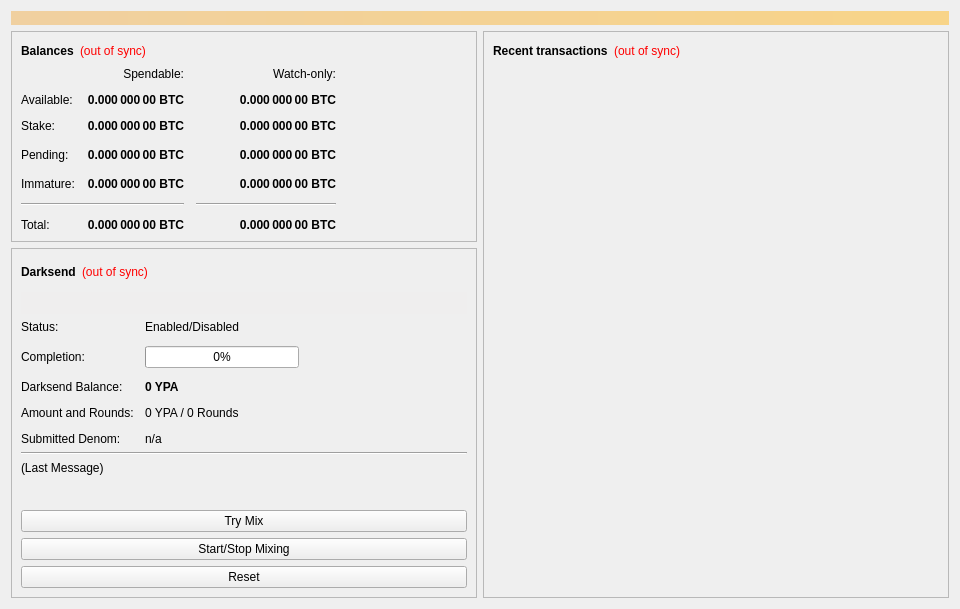
<?xml version="1.0" encoding="UTF-8"?>
<ui version="4.0">
 <class>OverviewPage</class>
 <widget class="QWidget" name="OverviewPage">
  <property name="geometry">
   <rect>
    <x>0</x>
    <y>0</y>
    <width>960</width>
    <height>594</height>
   </rect>
  </property>
  <property name="minimumSize">
   <size>
    <width>960</width>
    <height>0</height>
   </size>
  </property>
  <property name="windowTitle">
   <string>Form</string>
  </property>
  <layout class="QVBoxLayout" name="topLayout">
   <item>
    <widget class="QLabel" name="labelAlerts">
     <property name="visible">
      <bool>false</bool>
     </property>
     <property name="styleSheet">
      <string notr="true">background-color: qlineargradient(x1: 0, y1: 0, x2: 1, y2: 0, stop:0 #F0D0A0, stop:1 #F8D488); color:#000000;</string>
     </property>
     <property name="wordWrap">
      <bool>true</bool>
     </property>
     <property name="margin">
      <number>3</number>
     </property>
    </widget>
   </item>
   <item>
    <layout class="QHBoxLayout" name="horizontalLayout" stretch="1,1">
     <item>
      <layout class="QVBoxLayout" name="verticalLayout_2">
       <item>
        <widget class="QFrame" name="frame">
         <property name="frameShape">
          <enum>QFrame::StyledPanel</enum>
         </property>
         <property name="frameShadow">
          <enum>QFrame::Raised</enum>
         </property>
         <layout class="QVBoxLayout" name="verticalLayout_4">
          <item>
           <layout class="QHBoxLayout" name="horizontalLayout_4">
            <item>
             <widget class="QLabel" name="label_5">
              <property name="font">
               <font>
                <weight>75</weight>
                <bold>true</bold>
               </font>
              </property>
              <property name="text">
               <string>Balances</string>
              </property>
             </widget>
            </item>
            <item>
             <widget class="QLabel" name="labelWalletStatus">
              <property name="cursor">
               <cursorShape>WhatsThisCursor</cursorShape>
              </property>
              <property name="toolTip">
               <string>The displayed information may be out of date. Your wallet automatically synchronizes with the YeePayssetsAssets network after a connection is established, but this process has not completed yet.</string>
              </property>
              <property name="styleSheet">
               <string notr="true">QLabel { color: red; }</string>
              </property>
              <property name="text">
               <string notr="true">(out of sync)</string>
              </property>
              <property name="alignment">
               <set>Qt::AlignLeading|Qt::AlignLeft|Qt::AlignVCenter</set>
              </property>
             </widget>
            </item>
            <item>
             <spacer name="horizontalSpacer_3">
              <property name="orientation">
               <enum>Qt::Horizontal</enum>
              </property>
              <property name="sizeHint" stdset="0">
               <size>
                <width>40</width>
                <height>20</height>
               </size>
              </property>
             </spacer>
            </item>
           </layout>
          </item>
          <item>
           <layout class="QGridLayout" name="gridLayout">
            <property name="spacing">
             <number>12</number>
            </property>
            <item row="3" column="2">
             <widget class="QLabel" name="labelWatchPending">
              <property name="font">
               <font>
                <weight>75</weight>
                <bold>true</bold>
               </font>
              </property>
              <property name="cursor">
               <cursorShape>IBeamCursor</cursorShape>
              </property>
              <property name="toolTip">
               <string>Unconfirmed transactions to watch-only addresses</string>
              </property>
              <property name="text">
               <string notr="true">0.000 000 00 BTC</string>
              </property>
              <property name="alignment">
               <set>Qt::AlignRight|Qt::AlignTrailing|Qt::AlignVCenter</set>
              </property>
              <property name="textInteractionFlags">
               <set>Qt::LinksAccessibleByMouse|Qt::TextSelectableByKeyboard|Qt::TextSelectableByMouse</set>
              </property>
             </widget>
            </item>
            <item row="3" column="1">
             <widget class="QLabel" name="labelUnconfirmed">
              <property name="font">
               <font>
                <weight>75</weight>
                <bold>true</bold>
               </font>
              </property>
              <property name="cursor">
               <cursorShape>IBeamCursor</cursorShape>
              </property>
              <property name="toolTip">
               <string>Total of transactions that have yet to be confirmed, and do not yet count toward the spendable balance</string>
              </property>
              <property name="text">
               <string notr="true">0.000 000 00 BTC</string>
              </property>
              <property name="alignment">
               <set>Qt::AlignRight|Qt::AlignTrailing|Qt::AlignVCenter</set>
              </property>
              <property name="textInteractionFlags">
               <set>Qt::LinksAccessibleByMouse|Qt::TextSelectableByKeyboard|Qt::TextSelectableByMouse</set>
              </property>
             </widget>
            </item>
            <item row="4" column="2">
             <widget class="QLabel" name="labelWatchImmature">
              <property name="font">
               <font>
                <weight>75</weight>
                <bold>true</bold>
               </font>
              </property>
              <property name="cursor">
               <cursorShape>IBeamCursor</cursorShape>
              </property>
              <property name="toolTip">
               <string>Mined balance in watch-only addresses that has not yet matured</string>
              </property>
              <property name="text">
               <string notr="true">0.000 000 00 BTC</string>
              </property>
              <property name="alignment">
               <set>Qt::AlignRight|Qt::AlignTrailing|Qt::AlignVCenter</set>
              </property>
              <property name="textInteractionFlags">
               <set>Qt::LinksAccessibleByMouse|Qt::TextSelectableByKeyboard|Qt::TextSelectableByMouse</set>
              </property>
             </widget>
            </item>
            <item row="5" column="0" colspan="2">
             <widget class="Line" name="lineSpendableBalance">
              <property name="orientation">
               <enum>Qt::Horizontal</enum>
              </property>
             </widget>
            </item>
            <item row="5" column="2">
             <widget class="Line" name="lineWatchBalance">
              <property name="sizePolicy">
               <sizepolicy hsizetype="Preferred" vsizetype="Fixed">
                <horstretch>0</horstretch>
                <verstretch>0</verstretch>
               </sizepolicy>
              </property>
              <property name="minimumSize">
               <size>
                <width>140</width>
                <height>0</height>
               </size>
              </property>
              <property name="orientation">
               <enum>Qt::Horizontal</enum>
              </property>
             </widget>
            </item>
            <item row="6" column="0">
             <widget class="QLabel" name="labelTotalText">
              <property name="text">
               <string>Total:</string>
              </property>
             </widget>
            </item>
            <item row="4" column="1">
             <widget class="QLabel" name="labelImmature">
              <property name="font">
               <font>
                <weight>75</weight>
                <bold>true</bold>
               </font>
              </property>
              <property name="cursor">
               <cursorShape>IBeamCursor</cursorShape>
              </property>
              <property name="toolTip">
               <string>Mined balance that has not yet matured</string>
              </property>
              <property name="text">
               <string notr="true">0.000 000 00 BTC</string>
              </property>
              <property name="alignment">
               <set>Qt::AlignRight|Qt::AlignTrailing|Qt::AlignVCenter</set>
              </property>
              <property name="textInteractionFlags">
               <set>Qt::LinksAccessibleByMouse|Qt::TextSelectableByKeyboard|Qt::TextSelectableByMouse</set>
              </property>
             </widget>
            </item>
            <item row="3" column="3">
             <spacer name="horizontalSpacer_2">
              <property name="orientation">
               <enum>Qt::Horizontal</enum>
              </property>
              <property name="sizeHint" stdset="0">
               <size>
                <width>40</width>
                <height>20</height>
               </size>
              </property>
             </spacer>
            </item>
            <item row="4" column="0">
             <widget class="QLabel" name="labelImmatureText">
              <property name="text">
               <string>Immature:</string>
              </property>
             </widget>
            </item>
            <item row="6" column="1">
             <widget class="QLabel" name="labelTotal">
              <property name="font">
               <font>
                <weight>75</weight>
                <bold>true</bold>
               </font>
              </property>
              <property name="cursor">
               <cursorShape>IBeamCursor</cursorShape>
              </property>
              <property name="toolTip">
               <string>Your current total balance</string>
              </property>
              <property name="text">
               <string notr="true">0.000 000 00 BTC</string>
              </property>
              <property name="alignment">
               <set>Qt::AlignRight|Qt::AlignTrailing|Qt::AlignVCenter</set>
              </property>
              <property name="textInteractionFlags">
               <set>Qt::LinksAccessibleByMouse|Qt::TextSelectableByKeyboard|Qt::TextSelectableByMouse</set>
              </property>
             </widget>
            </item>
            <item row="6" column="2">
             <widget class="QLabel" name="labelWatchTotal">
              <property name="font">
               <font>
                <weight>75</weight>
                <bold>true</bold>
               </font>
              </property>
              <property name="cursor">
               <cursorShape>IBeamCursor</cursorShape>
              </property>
              <property name="toolTip">
               <string>Current total balance in watch-only addresses</string>
              </property>
              <property name="text">
               <string notr="true">0.000 000 00 BTC</string>
              </property>
              <property name="alignment">
               <set>Qt::AlignRight|Qt::AlignTrailing|Qt::AlignVCenter</set>
              </property>
              <property name="textInteractionFlags">
               <set>Qt::LinksAccessibleByMouse|Qt::TextSelectableByKeyboard|Qt::TextSelectableByMouse</set>
              </property>
             </widget>
            </item>
            <item row="0" column="2">
             <widget class="QLabel" name="labelWatchonly">
              <property name="text">
               <string>Watch-only:</string>
              </property>
              <property name="alignment">
               <set>Qt::AlignRight|Qt::AlignTrailing|Qt::AlignVCenter</set>
              </property>
             </widget>
            </item>
            <item row="1" column="0">
             <widget class="QLabel" name="labelBalanceText">
              <property name="text">
               <string>Available:</string>
              </property>
             </widget>
            </item>
            <item row="1" column="1">
             <widget class="QLabel" name="labelBalance">
              <property name="font">
               <font>
                <weight>75</weight>
                <bold>true</bold>
               </font>
              </property>
              <property name="cursor">
               <cursorShape>IBeamCursor</cursorShape>
              </property>
              <property name="toolTip">
               <string>Your current spendable balance</string>
              </property>
              <property name="text">
               <string notr="true">0.000 000 00 BTC</string>
              </property>
              <property name="alignment">
               <set>Qt::AlignRight|Qt::AlignTrailing|Qt::AlignVCenter</set>
              </property>
              <property name="textInteractionFlags">
               <set>Qt::LinksAccessibleByMouse|Qt::TextSelectableByKeyboard|Qt::TextSelectableByMouse</set>
              </property>
             </widget>
            </item>
            <item row="2" column="0">
             <widget class="QLabel" name="label_10">
              <property name="text">
               <string>Stake:</string>
              </property>
             </widget>
            </item>
            <item row="2" column="1">
             <widget class="QLabel" name="labelStake">
              <property name="font">
               <font>
                <weight>75</weight>
                <bold>true</bold>
               </font>
              </property>
              <property name="cursor">
               <cursorShape>IBeamCursor</cursorShape>
              </property>
              <property name="toolTip">
               <string>Total of coins that was staked, and do not yet count toward the current balance</string>
              </property>
              <property name="text">
               <string notr="true">0.000 000 00 BTC</string>
              </property>
              <property name="alignment">
               <set>Qt::AlignRight|Qt::AlignTrailing|Qt::AlignVCenter</set>
              </property>
              <property name="textInteractionFlags">
               <set>Qt::LinksAccessibleByMouse|Qt::TextSelectableByKeyboard|Qt::TextSelectableByMouse</set>
              </property>
             </widget>
            </item>
            <item row="2" column="2">
             <widget class="QLabel" name="labelWatchStake">
              <property name="font">
               <font>
                <weight>75</weight>
                <bold>true</bold>
               </font>
              </property>
              <property name="cursor">
               <cursorShape>IBeamCursor</cursorShape>
              </property>
              <property name="toolTip">
               <string>Total of coins that was staked in watch-only addresses, and do not yet count toward the current watch-only balance</string>
              </property>
              <property name="text">
               <string notr="true">0.000 000 00 BTC</string>
              </property>
              <property name="alignment">
               <set>Qt::AlignRight|Qt::AlignTrailing|Qt::AlignVCenter</set>
              </property>
              <property name="textInteractionFlags">
               <set>Qt::LinksAccessibleByMouse|Qt::TextSelectableByKeyboard|Qt::TextSelectableByMouse</set>
              </property>
             </widget>
            </item>
            <item row="1" column="2">
             <widget class="QLabel" name="labelWatchAvailable">
              <property name="font">
               <font>
                <weight>75</weight>
                <bold>true</bold>
               </font>
              </property>
              <property name="cursor">
               <cursorShape>IBeamCursor</cursorShape>
              </property>
              <property name="toolTip">
               <string>Your current balance in watch-only addresses</string>
              </property>
              <property name="text">
               <string notr="true">0.000 000 00 BTC</string>
              </property>
              <property name="alignment">
               <set>Qt::AlignRight|Qt::AlignTrailing|Qt::AlignVCenter</set>
              </property>
              <property name="textInteractionFlags">
               <set>Qt::LinksAccessibleByMouse|Qt::TextSelectableByKeyboard|Qt::TextSelectableByMouse</set>
              </property>
             </widget>
            </item>
            <item row="3" column="0">
             <widget class="QLabel" name="labelPendingText">
              <property name="text">
               <string>Pending:</string>
              </property>
             </widget>
            </item>
            <item row="0" column="1">
             <widget class="QLabel" name="labelSpendable">
              <property name="text">
               <string>Spendable:</string>
              </property>
              <property name="alignment">
               <set>Qt::AlignRight|Qt::AlignTrailing|Qt::AlignVCenter</set>
              </property>
             </widget>
            </item>
           </layout>
          </item>
         </layout>
        </widget>
       </item>
       <item>
        <widget class="QFrame" name="frameDarksend">
         <property name="sizePolicy">
          <sizepolicy hsizetype="Expanding" vsizetype="Expanding">
           <horstretch>0</horstretch>
           <verstretch>0</verstretch>
          </sizepolicy>
         </property>
         <property name="minimumSize">
          <size>
           <width>0</width>
           <height>350</height>
          </size>
         </property>
         <property name="layoutDirection">
          <enum>Qt::LeftToRight</enum>
         </property>
         <property name="frameShape">
          <enum>QFrame::StyledPanel</enum>
         </property>
         <property name="frameShadow">
          <enum>QFrame::Raised</enum>
         </property>
         <layout class="QVBoxLayout" name="verticalLayout_5">
          <item>
           <layout class="QHBoxLayout" name="horizontalLayout_5">
            <item>
             <widget class="QLabel" name="label_2">
              <property name="font">
               <font>
                <weight>75</weight>
                <bold>true</bold>
               </font>
              </property>
              <property name="text">
               <string>Darksend</string>
              </property>
             </widget>
            </item>
            <item>
             <widget class="QLabel" name="labelDarksendSyncStatus">
              <property name="toolTip">
               <string>The displayed information may be out of date. Your wallet automatically synchronizes with the YeePayssetsAssets network after a connection is established, but this process has not completed yet.</string>
              </property>
              <property name="styleSheet">
               <string notr="true">QLabel { color: red; }</string>
              </property>
              <property name="text">
               <string notr="true">(out of sync)</string>
              </property>
              <property name="alignment">
               <set>Qt::AlignLeading|Qt::AlignLeft|Qt::AlignVCenter</set>
              </property>
             </widget>
            </item>
            <item>
             <spacer name="horizontalSpacer_4">
              <property name="orientation">
               <enum>Qt::Horizontal</enum>
              </property>
              <property name="sizeHint" stdset="0">
               <size>
                <width>40</width>
                <height>20</height>
               </size>
              </property>
             </spacer>
            </item>
           </layout>
          </item>
          <item>
           <widget class="QPushButton" name="runAutoDenom">
            <property name="palette">
             <palette>
              <active>
               <colorrole role="WindowText">
                <brush brushstyle="SolidPattern">
                 <color alpha="255">
                  <red>0</red>
                  <green>0</green>
                  <blue>0</blue>
                 </color>
                </brush>
               </colorrole>
               <colorrole role="Button">
                <brush brushstyle="SolidPattern">
                 <color alpha="255">
                  <red>239</red>
                  <green>238</green>
                  <blue>238</blue>
                 </color>
                </brush>
               </colorrole>
               <colorrole role="Light">
                <brush brushstyle="SolidPattern">
                 <color alpha="255">
                  <red>255</red>
                  <green>255</green>
                  <blue>255</blue>
                 </color>
                </brush>
               </colorrole>
               <colorrole role="Midlight">
                <brush brushstyle="SolidPattern">
                 <color alpha="255">
                  <red>247</red>
                  <green>246</green>
                  <blue>246</blue>
                 </color>
                </brush>
               </colorrole>
               <colorrole role="Dark">
                <brush brushstyle="SolidPattern">
                 <color alpha="255">
                  <red>119</red>
                  <green>119</green>
                  <blue>119</blue>
                 </color>
                </brush>
               </colorrole>
               <colorrole role="Mid">
                <brush brushstyle="SolidPattern">
                 <color alpha="255">
                  <red>159</red>
                  <green>159</green>
                  <blue>159</blue>
                 </color>
                </brush>
               </colorrole>
               <colorrole role="Text">
                <brush brushstyle="SolidPattern">
                 <color alpha="255">
                  <red>0</red>
                  <green>0</green>
                  <blue>0</blue>
                 </color>
                </brush>
               </colorrole>
               <colorrole role="BrightText">
                <brush brushstyle="SolidPattern">
                 <color alpha="255">
                  <red>255</red>
                  <green>255</green>
                  <blue>255</blue>
                 </color>
                </brush>
               </colorrole>
               <colorrole role="ButtonText">
                <brush brushstyle="SolidPattern">
                 <color alpha="255">
                  <red>0</red>
                  <green>0</green>
                  <blue>0</blue>
                 </color>
                </brush>
               </colorrole>
               <colorrole role="Base">
                <brush brushstyle="SolidPattern">
                 <color alpha="255">
                  <red>255</red>
                  <green>255</green>
                  <blue>255</blue>
                 </color>
                </brush>
               </colorrole>
               <colorrole role="Window">
                <brush brushstyle="SolidPattern">
                 <color alpha="255">
                  <red>239</red>
                  <green>238</green>
                  <blue>238</blue>
                 </color>
                </brush>
               </colorrole>
               <colorrole role="Shadow">
                <brush brushstyle="SolidPattern">
                 <color alpha="255">
                  <red>0</red>
                  <green>0</green>
                  <blue>0</blue>
                 </color>
                </brush>
               </colorrole>
               <colorrole role="AlternateBase">
                <brush brushstyle="SolidPattern">
                 <color alpha="255">
                  <red>247</red>
                  <green>246</green>
                  <blue>246</blue>
                 </color>
                </brush>
               </colorrole>
               <colorrole role="ToolTipBase">
                <brush brushstyle="SolidPattern">
                 <color alpha="255">
                  <red>255</red>
                  <green>255</green>
                  <blue>220</blue>
                 </color>
                </brush>
               </colorrole>
               <colorrole role="ToolTipText">
                <brush brushstyle="SolidPattern">
                 <color alpha="255">
                  <red>0</red>
                  <green>0</green>
                  <blue>0</blue>
                 </color>
                </brush>
               </colorrole>
              </active>
              <inactive>
               <colorrole role="WindowText">
                <brush brushstyle="SolidPattern">
                 <color alpha="255">
                  <red>0</red>
                  <green>0</green>
                  <blue>0</blue>
                 </color>
                </brush>
               </colorrole>
               <colorrole role="Button">
                <brush brushstyle="SolidPattern">
                 <color alpha="255">
                  <red>239</red>
                  <green>238</green>
                  <blue>238</blue>
                 </color>
                </brush>
               </colorrole>
               <colorrole role="Light">
                <brush brushstyle="SolidPattern">
                 <color alpha="255">
                  <red>255</red>
                  <green>255</green>
                  <blue>255</blue>
                 </color>
                </brush>
               </colorrole>
               <colorrole role="Midlight">
                <brush brushstyle="SolidPattern">
                 <color alpha="255">
                  <red>247</red>
                  <green>246</green>
                  <blue>246</blue>
                 </color>
                </brush>
               </colorrole>
               <colorrole role="Dark">
                <brush brushstyle="SolidPattern">
                 <color alpha="255">
                  <red>119</red>
                  <green>119</green>
                  <blue>119</blue>
                 </color>
                </brush>
               </colorrole>
               <colorrole role="Mid">
                <brush brushstyle="SolidPattern">
                 <color alpha="255">
                  <red>159</red>
                  <green>159</green>
                  <blue>159</blue>
                 </color>
                </brush>
               </colorrole>
               <colorrole role="Text">
                <brush brushstyle="SolidPattern">
                 <color alpha="255">
                  <red>0</red>
                  <green>0</green>
                  <blue>0</blue>
                 </color>
                </brush>
               </colorrole>
               <colorrole role="BrightText">
                <brush brushstyle="SolidPattern">
                 <color alpha="255">
                  <red>255</red>
                  <green>255</green>
                  <blue>255</blue>
                 </color>
                </brush>
               </colorrole>
               <colorrole role="ButtonText">
                <brush brushstyle="SolidPattern">
                 <color alpha="255">
                  <red>0</red>
                  <green>0</green>
                  <blue>0</blue>
                 </color>
                </brush>
               </colorrole>
               <colorrole role="Base">
                <brush brushstyle="SolidPattern">
                 <color alpha="255">
                  <red>255</red>
                  <green>255</green>
                  <blue>255</blue>
                 </color>
                </brush>
               </colorrole>
               <colorrole role="Window">
                <brush brushstyle="SolidPattern">
                 <color alpha="255">
                  <red>239</red>
                  <green>238</green>
                  <blue>238</blue>
                 </color>
                </brush>
               </colorrole>
               <colorrole role="Shadow">
                <brush brushstyle="SolidPattern">
                 <color alpha="255">
                  <red>0</red>
                  <green>0</green>
                  <blue>0</blue>
                 </color>
                </brush>
               </colorrole>
               <colorrole role="AlternateBase">
                <brush brushstyle="SolidPattern">
                 <color alpha="255">
                  <red>247</red>
                  <green>246</green>
                  <blue>246</blue>
                 </color>
                </brush>
               </colorrole>
               <colorrole role="ToolTipBase">
                <brush brushstyle="SolidPattern">
                 <color alpha="255">
                  <red>255</red>
                  <green>255</green>
                  <blue>220</blue>
                 </color>
                </brush>
               </colorrole>
               <colorrole role="ToolTipText">
                <brush brushstyle="SolidPattern">
                 <color alpha="255">
                  <red>0</red>
                  <green>0</green>
                  <blue>0</blue>
                 </color>
                </brush>
               </colorrole>
              </inactive>
              <disabled>
               <colorrole role="WindowText">
                <brush brushstyle="SolidPattern">
                 <color alpha="255">
                  <red>119</red>
                  <green>119</green>
                  <blue>119</blue>
                 </color>
                </brush>
               </colorrole>
               <colorrole role="Button">
                <brush brushstyle="SolidPattern">
                 <color alpha="255">
                  <red>239</red>
                  <green>238</green>
                  <blue>238</blue>
                 </color>
                </brush>
               </colorrole>
               <colorrole role="Light">
                <brush brushstyle="SolidPattern">
                 <color alpha="255">
                  <red>255</red>
                  <green>255</green>
                  <blue>255</blue>
                 </color>
                </brush>
               </colorrole>
               <colorrole role="Midlight">
                <brush brushstyle="SolidPattern">
                 <color alpha="255">
                  <red>247</red>
                  <green>246</green>
                  <blue>246</blue>
                 </color>
                </brush>
               </colorrole>
               <colorrole role="Dark">
                <brush brushstyle="SolidPattern">
                 <color alpha="255">
                  <red>119</red>
                  <green>119</green>
                  <blue>119</blue>
                 </color>
                </brush>
               </colorrole>
               <colorrole role="Mid">
                <brush brushstyle="SolidPattern">
                 <color alpha="255">
                  <red>159</red>
                  <green>159</green>
                  <blue>159</blue>
                 </color>
                </brush>
               </colorrole>
               <colorrole role="Text">
                <brush brushstyle="SolidPattern">
                 <color alpha="255">
                  <red>119</red>
                  <green>119</green>
                  <blue>119</blue>
                 </color>
                </brush>
               </colorrole>
               <colorrole role="BrightText">
                <brush brushstyle="SolidPattern">
                 <color alpha="255">
                  <red>255</red>
                  <green>255</green>
                  <blue>255</blue>
                 </color>
                </brush>
               </colorrole>
               <colorrole role="ButtonText">
                <brush brushstyle="SolidPattern">
                 <color alpha="255">
                  <red>119</red>
                  <green>119</green>
                  <blue>119</blue>
                 </color>
                </brush>
               </colorrole>
               <colorrole role="Base">
                <brush brushstyle="SolidPattern">
                 <color alpha="255">
                  <red>239</red>
                  <green>238</green>
                  <blue>238</blue>
                 </color>
                </brush>
               </colorrole>
               <colorrole role="Window">
                <brush brushstyle="SolidPattern">
                 <color alpha="255">
                  <red>239</red>
                  <green>238</green>
                  <blue>238</blue>
                 </color>
                </brush>
               </colorrole>
               <colorrole role="Shadow">
                <brush brushstyle="SolidPattern">
                 <color alpha="255">
                  <red>0</red>
                  <green>0</green>
                  <blue>0</blue>
                 </color>
                </brush>
               </colorrole>
               <colorrole role="AlternateBase">
                <brush brushstyle="SolidPattern">
                 <color alpha="255">
                  <red>239</red>
                  <green>238</green>
                  <blue>238</blue>
                 </color>
                </brush>
               </colorrole>
               <colorrole role="ToolTipBase">
                <brush brushstyle="SolidPattern">
                 <color alpha="255">
                  <red>255</red>
                  <green>255</green>
                  <blue>220</blue>
                 </color>
                </brush>
               </colorrole>
               <colorrole role="ToolTipText">
                <brush brushstyle="SolidPattern">
                 <color alpha="255">
                  <red>0</red>
                  <green>0</green>
                  <blue>0</blue>
                 </color>
                </brush>
               </colorrole>
              </disabled>
             </palette>
            </property>
            <property name="focusPolicy">
             <enum>Qt::NoFocus</enum>
            </property>
            <property name="autoFillBackground">
             <bool>true</bool>
            </property>
            <property name="text">
             <string/>
            </property>
            <property name="flat">
             <bool>true</bool>
            </property>
           </widget>
          </item>
          <item>
           <layout class="QFormLayout" name="formLayout">
            <property name="fieldGrowthPolicy">
             <enum>QFormLayout::AllNonFixedFieldsGrow</enum>
            </property>
            <property name="horizontalSpacing">
             <number>11</number>
            </property>
            <property name="verticalSpacing">
             <number>12</number>
            </property>
            <item row="0" column="0">
             <widget class="QLabel" name="label_6">
              <property name="text">
               <string>Status:</string>
              </property>
             </widget>
            </item>
            <item row="1" column="0">
             <widget class="QLabel" name="label_7">
              <property name="text">
               <string>Completion:</string>
              </property>
             </widget>
            </item>
            <item row="1" column="1">
             <widget class="QProgressBar" name="darksendProgress">
              <property name="maximumSize">
               <size>
                <width>154</width>
                <height>16777215</height>
               </size>
              </property>
              <property name="value">
               <number>0</number>
              </property>
             </widget>
            </item>
            <item row="3" column="0">
             <widget class="QLabel" name="labelAnonymizedText">
              <property name="text">
               <string>Darksend Balance:</string>
              </property>
             </widget>
            </item>
            <item row="3" column="1">
             <widget class="QLabel" name="labelAnonymized">
              <property name="font">
               <font>
                <weight>75</weight>
                <bold>true</bold>
               </font>
              </property>
              <property name="text">
               <string notr="true">0 YPA</string>
              </property>
             </widget>
            </item>
            <item row="4" column="0">
             <widget class="QLabel" name="label_8">
              <property name="text">
               <string>Amount and Rounds:</string>
              </property>
             </widget>
            </item>
            <item row="4" column="1">
             <widget class="QLabel" name="labelAmountRounds">
              <property name="text">
               <string>0 YPA / 0 Rounds</string>
              </property>
             </widget>
            </item>
            <item row="5" column="0">
             <widget class="QLabel" name="label_9">
              <property name="text">
               <string>Submitted Denom:</string>
              </property>
             </widget>
            </item>
            <item row="5" column="1">
             <widget class="QLabel" name="labelSubmittedDenom">
              <property name="toolTip">
               <string>The denominations you submitted to the Masternode.&lt;br&gt;To mix, other users must submit the exact same denominations.</string>
              </property>
              <property name="text">
               <string>n/a</string>
              </property>
             </widget>
            </item>
            <item row="0" column="1">
             <widget class="QLabel" name="darksendEnabled">
              <property name="text">
               <string>Enabled/Disabled</string>
              </property>
             </widget>
            </item>
           </layout>
          </item>
          <item>
           <widget class="Line" name="lineLastMessage">
            <property name="orientation">
             <enum>Qt::Horizontal</enum>
            </property>
           </widget>
          </item>
          <item>
           <widget class="QLabel" name="darksendStatus">
            <property name="minimumSize">
             <size>
              <width>288</width>
              <height>43</height>
             </size>
            </property>
            <property name="text">
             <string>(Last Message)</string>
            </property>
            <property name="alignment">
             <set>Qt::AlignLeading|Qt::AlignLeft|Qt::AlignTop</set>
            </property>
            <property name="wordWrap">
             <bool>true</bool>
            </property>
           </widget>
          </item>
          <item>
           <widget class="QPushButton" name="darksendAuto">
            <property name="sizePolicy">
             <sizepolicy hsizetype="MinimumExpanding" vsizetype="Fixed">
              <horstretch>0</horstretch>
              <verstretch>0</verstretch>
             </sizepolicy>
            </property>
            <property name="toolTip">
             <string>Try to manually submit a Darksend request.</string>
            </property>
            <property name="text">
             <string>Try Mix</string>
            </property>
           </widget>
          </item>
          <item>
           <widget class="QPushButton" name="toggleDarksend">
            <property name="sizePolicy">
             <sizepolicy hsizetype="MinimumExpanding" vsizetype="Fixed">
              <horstretch>0</horstretch>
              <verstretch>0</verstretch>
             </sizepolicy>
            </property>
            <property name="text">
             <string>Start/Stop Mixing</string>
            </property>
           </widget>
          </item>
          <item>
           <widget class="QPushButton" name="darksendReset">
            <property name="sizePolicy">
             <sizepolicy hsizetype="MinimumExpanding" vsizetype="Fixed">
              <horstretch>0</horstretch>
              <verstretch>0</verstretch>
             </sizepolicy>
            </property>
            <property name="toolTip">
             <string>Reset the current status of Darksend (can interrupt Darksend if it's in the process of Mixing, which can cost you money!)</string>
            </property>
            <property name="autoFillBackground">
             <bool>false</bool>
            </property>
            <property name="text">
             <string>Reset</string>
            </property>
           </widget>
          </item>
         </layout>
        </widget>
       </item>
       <item>
        <spacer name="verticalSpacer">
         <property name="orientation">
          <enum>Qt::Vertical</enum>
         </property>
         <property name="sizeHint" stdset="0">
          <size>
           <width>20</width>
           <height>40</height>
          </size>
         </property>
        </spacer>
       </item>
      </layout>
     </item>
     <item>
      <layout class="QVBoxLayout" name="verticalLayout_3">
       <item>
        <widget class="QFrame" name="frame_2">
         <property name="frameShape">
          <enum>QFrame::StyledPanel</enum>
         </property>
         <property name="frameShadow">
          <enum>QFrame::Raised</enum>
         </property>
         <layout class="QVBoxLayout" name="verticalLayout">
          <item>
           <layout class="QHBoxLayout" name="horizontalLayout_2">
            <item>
             <widget class="QLabel" name="label_4">
              <property name="font">
               <font>
                <weight>75</weight>
                <bold>true</bold>
               </font>
              </property>
              <property name="text">
               <string>Recent transactions</string>
              </property>
             </widget>
            </item>
            <item>
             <widget class="QLabel" name="labelTransactionsStatus">
              <property name="cursor">
               <cursorShape>WhatsThisCursor</cursorShape>
              </property>
              <property name="toolTip">
               <string>The displayed information may be out of date. Your wallet automatically synchronizes with the YeePayssetsAssets network after a connection is established, but this process has not completed yet.</string>
              </property>
              <property name="styleSheet">
               <string notr="true">QLabel { color: red; }</string>
              </property>
              <property name="text">
               <string notr="true">(out of sync)</string>
              </property>
              <property name="alignment">
               <set>Qt::AlignRight|Qt::AlignTrailing|Qt::AlignVCenter</set>
              </property>
             </widget>
            </item>
            <item>
             <spacer name="horizontalSpacer">
              <property name="orientation">
               <enum>Qt::Horizontal</enum>
              </property>
              <property name="sizeHint" stdset="0">
               <size>
                <width>40</width>
                <height>20</height>
               </size>
              </property>
             </spacer>
            </item>
           </layout>
          </item>
          <item>
           <widget class="QListView" name="listTransactions">
            <property name="styleSheet">
             <string notr="true">QListView { background: transparent; }</string>
            </property>
            <property name="frameShape">
             <enum>QFrame::NoFrame</enum>
            </property>
            <property name="verticalScrollBarPolicy">
             <enum>Qt::ScrollBarAlwaysOff</enum>
            </property>
            <property name="horizontalScrollBarPolicy">
             <enum>Qt::ScrollBarAlwaysOff</enum>
            </property>
            <property name="selectionMode">
             <enum>QAbstractItemView::NoSelection</enum>
            </property>
           </widget>
          </item>
         </layout>
        </widget>
       </item>
      </layout>
     </item>
    </layout>
   </item>
  </layout>
 </widget>
 <resources/>
 <connections/>
</ui>
